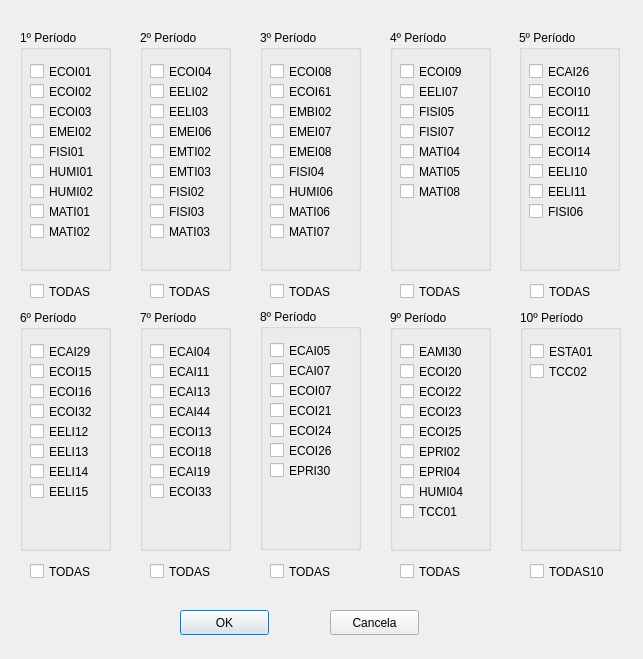
<?xml version="1.0" encoding="UTF-8"?>
<ui version="4.0">
 <class>TelaAprovadas</class>
 <widget class="QDialog" name="TelaAprovadas">
  <property name="geometry">
   <rect>
    <x>0</x>
    <y>0</y>
    <width>643</width>
    <height>659</height>
   </rect>
  </property>
  <property name="windowTitle">
   <string>Adicionar Aprovadas</string>
  </property>
  <widget class="QGroupBox" name="groupBox">
   <property name="geometry">
    <rect>
     <x>20</x>
     <y>30</y>
     <width>91</width>
     <height>241</height>
    </rect>
   </property>
   <property name="title">
    <string>1º Período</string>
   </property>
   <widget class="QCheckBox" name="checkBox">
    <property name="geometry">
     <rect>
      <x>10</x>
      <y>30</y>
      <width>92</width>
      <height>23</height>
     </rect>
    </property>
    <property name="text">
     <string>ECOI01</string>
    </property>
   </widget>
   <widget class="QCheckBox" name="checkBox_2">
    <property name="geometry">
     <rect>
      <x>10</x>
      <y>50</y>
      <width>92</width>
      <height>23</height>
     </rect>
    </property>
    <property name="text">
     <string>ECOI02</string>
    </property>
   </widget>
   <widget class="QCheckBox" name="checkBox_3">
    <property name="geometry">
     <rect>
      <x>10</x>
      <y>70</y>
      <width>92</width>
      <height>23</height>
     </rect>
    </property>
    <property name="text">
     <string>ECOI03</string>
    </property>
   </widget>
   <widget class="QCheckBox" name="checkBox_4">
    <property name="geometry">
     <rect>
      <x>10</x>
      <y>90</y>
      <width>92</width>
      <height>23</height>
     </rect>
    </property>
    <property name="text">
     <string>EMEI02</string>
    </property>
   </widget>
   <widget class="QCheckBox" name="checkBox_5">
    <property name="geometry">
     <rect>
      <x>10</x>
      <y>110</y>
      <width>92</width>
      <height>23</height>
     </rect>
    </property>
    <property name="text">
     <string>FISI01</string>
    </property>
   </widget>
   <widget class="QCheckBox" name="checkBox_6">
    <property name="geometry">
     <rect>
      <x>10</x>
      <y>130</y>
      <width>92</width>
      <height>23</height>
     </rect>
    </property>
    <property name="text">
     <string>HUMI01</string>
    </property>
   </widget>
   <widget class="QCheckBox" name="checkBox_7">
    <property name="geometry">
     <rect>
      <x>10</x>
      <y>150</y>
      <width>92</width>
      <height>23</height>
     </rect>
    </property>
    <property name="text">
     <string>HUMI02</string>
    </property>
   </widget>
   <widget class="QCheckBox" name="checkBox_8">
    <property name="geometry">
     <rect>
      <x>10</x>
      <y>170</y>
      <width>92</width>
      <height>23</height>
     </rect>
    </property>
    <property name="text">
     <string>MATI01</string>
    </property>
   </widget>
   <widget class="QCheckBox" name="checkBox_9">
    <property name="geometry">
     <rect>
      <x>10</x>
      <y>190</y>
      <width>92</width>
      <height>23</height>
     </rect>
    </property>
    <property name="text">
     <string>MATI02</string>
    </property>
   </widget>
  </widget>
  <widget class="QGroupBox" name="groupBox_2">
   <property name="geometry">
    <rect>
     <x>140</x>
     <y>30</y>
     <width>91</width>
     <height>241</height>
    </rect>
   </property>
   <property name="title">
    <string>2º Período</string>
   </property>
   <widget class="QCheckBox" name="checkBox_11">
    <property name="geometry">
     <rect>
      <x>10</x>
      <y>30</y>
      <width>92</width>
      <height>23</height>
     </rect>
    </property>
    <property name="text">
     <string>ECOI04</string>
    </property>
   </widget>
   <widget class="QCheckBox" name="checkBox_12">
    <property name="geometry">
     <rect>
      <x>10</x>
      <y>50</y>
      <width>92</width>
      <height>23</height>
     </rect>
    </property>
    <property name="text">
     <string>EELI02</string>
    </property>
   </widget>
   <widget class="QCheckBox" name="checkBox_13">
    <property name="geometry">
     <rect>
      <x>10</x>
      <y>70</y>
      <width>92</width>
      <height>23</height>
     </rect>
    </property>
    <property name="text">
     <string>EELI03</string>
    </property>
   </widget>
   <widget class="QCheckBox" name="checkBox_14">
    <property name="geometry">
     <rect>
      <x>10</x>
      <y>90</y>
      <width>92</width>
      <height>23</height>
     </rect>
    </property>
    <property name="text">
     <string>EMEI06</string>
    </property>
   </widget>
   <widget class="QCheckBox" name="checkBox_15">
    <property name="geometry">
     <rect>
      <x>10</x>
      <y>110</y>
      <width>92</width>
      <height>23</height>
     </rect>
    </property>
    <property name="text">
     <string>EMTI02</string>
    </property>
   </widget>
   <widget class="QCheckBox" name="checkBox_16">
    <property name="geometry">
     <rect>
      <x>10</x>
      <y>130</y>
      <width>92</width>
      <height>23</height>
     </rect>
    </property>
    <property name="text">
     <string>EMTI03</string>
    </property>
   </widget>
   <widget class="QCheckBox" name="checkBox_17">
    <property name="geometry">
     <rect>
      <x>10</x>
      <y>150</y>
      <width>92</width>
      <height>23</height>
     </rect>
    </property>
    <property name="text">
     <string>FISI02</string>
    </property>
   </widget>
   <widget class="QCheckBox" name="checkBox_18">
    <property name="geometry">
     <rect>
      <x>10</x>
      <y>170</y>
      <width>92</width>
      <height>23</height>
     </rect>
    </property>
    <property name="text">
     <string>FISI03</string>
    </property>
   </widget>
   <widget class="QCheckBox" name="checkBox_19">
    <property name="geometry">
     <rect>
      <x>10</x>
      <y>190</y>
      <width>92</width>
      <height>23</height>
     </rect>
    </property>
    <property name="text">
     <string>MATI03</string>
    </property>
   </widget>
  </widget>
  <widget class="QCheckBox" name="checkBox_TODAS1">
   <property name="geometry">
    <rect>
     <x>30</x>
     <y>280</y>
     <width>92</width>
     <height>23</height>
    </rect>
   </property>
   <property name="text">
    <string>TODAS</string>
   </property>
  </widget>
  <widget class="QGroupBox" name="groupBox_3">
   <property name="geometry">
    <rect>
     <x>260</x>
     <y>30</y>
     <width>101</width>
     <height>241</height>
    </rect>
   </property>
   <property name="title">
    <string>3º Período</string>
   </property>
   <widget class="QCheckBox" name="checkBox_20">
    <property name="geometry">
     <rect>
      <x>10</x>
      <y>30</y>
      <width>92</width>
      <height>23</height>
     </rect>
    </property>
    <property name="text">
     <string>ECOI08</string>
    </property>
   </widget>
   <widget class="QCheckBox" name="checkBox_21">
    <property name="geometry">
     <rect>
      <x>10</x>
      <y>50</y>
      <width>92</width>
      <height>23</height>
     </rect>
    </property>
    <property name="text">
     <string>ECOI61</string>
    </property>
   </widget>
   <widget class="QCheckBox" name="checkBox_22">
    <property name="geometry">
     <rect>
      <x>10</x>
      <y>70</y>
      <width>92</width>
      <height>23</height>
     </rect>
    </property>
    <property name="text">
     <string>EMBI02</string>
    </property>
   </widget>
   <widget class="QCheckBox" name="checkBox_23">
    <property name="geometry">
     <rect>
      <x>10</x>
      <y>90</y>
      <width>92</width>
      <height>23</height>
     </rect>
    </property>
    <property name="text">
     <string>EMEI07</string>
    </property>
   </widget>
   <widget class="QCheckBox" name="checkBox_24">
    <property name="geometry">
     <rect>
      <x>10</x>
      <y>110</y>
      <width>92</width>
      <height>23</height>
     </rect>
    </property>
    <property name="text">
     <string>EMEI08</string>
    </property>
   </widget>
   <widget class="QCheckBox" name="checkBox_25">
    <property name="geometry">
     <rect>
      <x>10</x>
      <y>130</y>
      <width>92</width>
      <height>23</height>
     </rect>
    </property>
    <property name="text">
     <string>FISI04</string>
    </property>
   </widget>
   <widget class="QCheckBox" name="checkBox_26">
    <property name="geometry">
     <rect>
      <x>10</x>
      <y>150</y>
      <width>92</width>
      <height>23</height>
     </rect>
    </property>
    <property name="text">
     <string>HUMI06</string>
    </property>
   </widget>
   <widget class="QCheckBox" name="checkBox_27">
    <property name="geometry">
     <rect>
      <x>10</x>
      <y>170</y>
      <width>92</width>
      <height>23</height>
     </rect>
    </property>
    <property name="text">
     <string>MATI06</string>
    </property>
   </widget>
   <widget class="QCheckBox" name="checkBox_28">
    <property name="geometry">
     <rect>
      <x>10</x>
      <y>190</y>
      <width>92</width>
      <height>23</height>
     </rect>
    </property>
    <property name="text">
     <string>MATI07</string>
    </property>
   </widget>
  </widget>
  <widget class="QGroupBox" name="groupBox_4">
   <property name="geometry">
    <rect>
     <x>390</x>
     <y>30</y>
     <width>101</width>
     <height>241</height>
    </rect>
   </property>
   <property name="title">
    <string>4º Período</string>
   </property>
   <widget class="QCheckBox" name="checkBox_29">
    <property name="geometry">
     <rect>
      <x>10</x>
      <y>30</y>
      <width>92</width>
      <height>23</height>
     </rect>
    </property>
    <property name="text">
     <string>ECOI09</string>
    </property>
   </widget>
   <widget class="QCheckBox" name="checkBox_30">
    <property name="geometry">
     <rect>
      <x>10</x>
      <y>50</y>
      <width>92</width>
      <height>23</height>
     </rect>
    </property>
    <property name="text">
     <string>EELI07</string>
    </property>
   </widget>
   <widget class="QCheckBox" name="checkBox_31">
    <property name="geometry">
     <rect>
      <x>10</x>
      <y>70</y>
      <width>92</width>
      <height>23</height>
     </rect>
    </property>
    <property name="text">
     <string>FISI05</string>
    </property>
   </widget>
   <widget class="QCheckBox" name="checkBox_32">
    <property name="geometry">
     <rect>
      <x>10</x>
      <y>90</y>
      <width>92</width>
      <height>23</height>
     </rect>
    </property>
    <property name="text">
     <string>FISI07</string>
    </property>
   </widget>
   <widget class="QCheckBox" name="checkBox_33">
    <property name="geometry">
     <rect>
      <x>10</x>
      <y>110</y>
      <width>92</width>
      <height>23</height>
     </rect>
    </property>
    <property name="text">
     <string>MATI04</string>
    </property>
   </widget>
   <widget class="QCheckBox" name="checkBox_34">
    <property name="geometry">
     <rect>
      <x>10</x>
      <y>130</y>
      <width>92</width>
      <height>23</height>
     </rect>
    </property>
    <property name="text">
     <string>MATI05</string>
    </property>
   </widget>
   <widget class="QCheckBox" name="checkBox_35">
    <property name="geometry">
     <rect>
      <x>10</x>
      <y>150</y>
      <width>92</width>
      <height>23</height>
     </rect>
    </property>
    <property name="text">
     <string>MATI08</string>
    </property>
   </widget>
  </widget>
  <widget class="QGroupBox" name="groupBox_5">
   <property name="geometry">
    <rect>
     <x>519</x>
     <y>30</y>
     <width>101</width>
     <height>241</height>
    </rect>
   </property>
   <property name="title">
    <string>5º Período</string>
   </property>
   <widget class="QCheckBox" name="checkBox_10">
    <property name="geometry">
     <rect>
      <x>10</x>
      <y>30</y>
      <width>92</width>
      <height>23</height>
     </rect>
    </property>
    <property name="text">
     <string>ECAI26</string>
    </property>
   </widget>
   <widget class="QCheckBox" name="checkBox_36">
    <property name="geometry">
     <rect>
      <x>10</x>
      <y>50</y>
      <width>92</width>
      <height>23</height>
     </rect>
    </property>
    <property name="text">
     <string>ECOI10</string>
    </property>
   </widget>
   <widget class="QCheckBox" name="checkBox_37">
    <property name="geometry">
     <rect>
      <x>10</x>
      <y>70</y>
      <width>92</width>
      <height>23</height>
     </rect>
    </property>
    <property name="text">
     <string>ECOI11</string>
    </property>
   </widget>
   <widget class="QCheckBox" name="checkBox_38">
    <property name="geometry">
     <rect>
      <x>10</x>
      <y>90</y>
      <width>92</width>
      <height>23</height>
     </rect>
    </property>
    <property name="text">
     <string>ECOI12</string>
    </property>
   </widget>
   <widget class="QCheckBox" name="checkBox_39">
    <property name="geometry">
     <rect>
      <x>10</x>
      <y>110</y>
      <width>92</width>
      <height>23</height>
     </rect>
    </property>
    <property name="text">
     <string>ECOI14</string>
    </property>
   </widget>
   <widget class="QCheckBox" name="checkBox_40">
    <property name="geometry">
     <rect>
      <x>10</x>
      <y>130</y>
      <width>92</width>
      <height>23</height>
     </rect>
    </property>
    <property name="text">
     <string>EELI10</string>
    </property>
   </widget>
   <widget class="QCheckBox" name="checkBox_41">
    <property name="geometry">
     <rect>
      <x>10</x>
      <y>150</y>
      <width>92</width>
      <height>23</height>
     </rect>
    </property>
    <property name="text">
     <string>EELI11</string>
    </property>
   </widget>
   <widget class="QCheckBox" name="checkBox_42">
    <property name="geometry">
     <rect>
      <x>10</x>
      <y>170</y>
      <width>92</width>
      <height>23</height>
     </rect>
    </property>
    <property name="text">
     <string>FISI06</string>
    </property>
   </widget>
  </widget>
  <widget class="QGroupBox" name="groupBox_6">
   <property name="geometry">
    <rect>
     <x>20</x>
     <y>310</y>
     <width>91</width>
     <height>241</height>
    </rect>
   </property>
   <property name="title">
    <string>6º Período</string>
   </property>
   <widget class="QCheckBox" name="checkBox_43">
    <property name="geometry">
     <rect>
      <x>10</x>
      <y>30</y>
      <width>92</width>
      <height>23</height>
     </rect>
    </property>
    <property name="text">
     <string>ECAI29</string>
    </property>
   </widget>
   <widget class="QCheckBox" name="checkBox_44">
    <property name="geometry">
     <rect>
      <x>10</x>
      <y>50</y>
      <width>92</width>
      <height>23</height>
     </rect>
    </property>
    <property name="text">
     <string>ECOI15</string>
    </property>
   </widget>
   <widget class="QCheckBox" name="checkBox_45">
    <property name="geometry">
     <rect>
      <x>10</x>
      <y>70</y>
      <width>92</width>
      <height>23</height>
     </rect>
    </property>
    <property name="text">
     <string>ECOI16</string>
    </property>
   </widget>
   <widget class="QCheckBox" name="checkBox_46">
    <property name="geometry">
     <rect>
      <x>10</x>
      <y>90</y>
      <width>92</width>
      <height>23</height>
     </rect>
    </property>
    <property name="text">
     <string>ECOI32</string>
    </property>
   </widget>
   <widget class="QCheckBox" name="checkBox_47">
    <property name="geometry">
     <rect>
      <x>10</x>
      <y>110</y>
      <width>92</width>
      <height>23</height>
     </rect>
    </property>
    <property name="text">
     <string>EELI12</string>
    </property>
   </widget>
   <widget class="QCheckBox" name="checkBox_48">
    <property name="geometry">
     <rect>
      <x>10</x>
      <y>130</y>
      <width>92</width>
      <height>23</height>
     </rect>
    </property>
    <property name="text">
     <string>EELI13</string>
    </property>
   </widget>
   <widget class="QCheckBox" name="checkBox_49">
    <property name="geometry">
     <rect>
      <x>10</x>
      <y>150</y>
      <width>92</width>
      <height>23</height>
     </rect>
    </property>
    <property name="text">
     <string>EELI14</string>
    </property>
   </widget>
   <widget class="QCheckBox" name="checkBox_50">
    <property name="geometry">
     <rect>
      <x>10</x>
      <y>170</y>
      <width>92</width>
      <height>23</height>
     </rect>
    </property>
    <property name="text">
     <string>EELI15</string>
    </property>
   </widget>
  </widget>
  <widget class="QPushButton" name="pushButton_OK">
   <property name="geometry">
    <rect>
     <x>180</x>
     <y>610</y>
     <width>89</width>
     <height>25</height>
    </rect>
   </property>
   <property name="text">
    <string>OK</string>
   </property>
  </widget>
  <widget class="QPushButton" name="pushButton_CANCELA">
   <property name="geometry">
    <rect>
     <x>330</x>
     <y>610</y>
     <width>89</width>
     <height>25</height>
    </rect>
   </property>
   <property name="text">
    <string>Cancela</string>
   </property>
  </widget>
  <widget class="QGroupBox" name="groupBox_7">
   <property name="geometry">
    <rect>
     <x>140</x>
     <y>310</y>
     <width>91</width>
     <height>241</height>
    </rect>
   </property>
   <property name="title">
    <string>7º Período</string>
   </property>
   <widget class="QCheckBox" name="checkBox_51">
    <property name="geometry">
     <rect>
      <x>10</x>
      <y>30</y>
      <width>92</width>
      <height>23</height>
     </rect>
    </property>
    <property name="text">
     <string>ECAI04</string>
    </property>
   </widget>
   <widget class="QCheckBox" name="checkBox_52">
    <property name="geometry">
     <rect>
      <x>10</x>
      <y>50</y>
      <width>92</width>
      <height>23</height>
     </rect>
    </property>
    <property name="text">
     <string>ECAI11</string>
    </property>
   </widget>
   <widget class="QCheckBox" name="checkBox_53">
    <property name="geometry">
     <rect>
      <x>10</x>
      <y>70</y>
      <width>92</width>
      <height>23</height>
     </rect>
    </property>
    <property name="text">
     <string>ECAI13</string>
    </property>
   </widget>
   <widget class="QCheckBox" name="checkBox_54">
    <property name="geometry">
     <rect>
      <x>10</x>
      <y>90</y>
      <width>92</width>
      <height>23</height>
     </rect>
    </property>
    <property name="text">
     <string>ECAI44</string>
    </property>
   </widget>
   <widget class="QCheckBox" name="checkBox_55">
    <property name="geometry">
     <rect>
      <x>10</x>
      <y>110</y>
      <width>92</width>
      <height>23</height>
     </rect>
    </property>
    <property name="text">
     <string>ECOI13</string>
    </property>
   </widget>
   <widget class="QCheckBox" name="checkBox_56">
    <property name="geometry">
     <rect>
      <x>10</x>
      <y>130</y>
      <width>92</width>
      <height>23</height>
     </rect>
    </property>
    <property name="text">
     <string>ECOI18</string>
    </property>
   </widget>
   <widget class="QCheckBox" name="checkBox_57">
    <property name="geometry">
     <rect>
      <x>10</x>
      <y>150</y>
      <width>92</width>
      <height>23</height>
     </rect>
    </property>
    <property name="text">
     <string>ECAI19</string>
    </property>
   </widget>
   <widget class="QCheckBox" name="checkBox_58">
    <property name="geometry">
     <rect>
      <x>10</x>
      <y>170</y>
      <width>92</width>
      <height>23</height>
     </rect>
    </property>
    <property name="text">
     <string>ECOI33</string>
    </property>
   </widget>
  </widget>
  <widget class="QGroupBox" name="groupBox_8">
   <property name="geometry">
    <rect>
     <x>260</x>
     <y>309</y>
     <width>101</width>
     <height>241</height>
    </rect>
   </property>
   <property name="title">
    <string>8º Período</string>
   </property>
   <widget class="QCheckBox" name="checkBox_59">
    <property name="geometry">
     <rect>
      <x>10</x>
      <y>30</y>
      <width>92</width>
      <height>23</height>
     </rect>
    </property>
    <property name="text">
     <string>ECAI05</string>
    </property>
   </widget>
   <widget class="QCheckBox" name="checkBox_60">
    <property name="geometry">
     <rect>
      <x>10</x>
      <y>50</y>
      <width>92</width>
      <height>23</height>
     </rect>
    </property>
    <property name="text">
     <string>ECAI07</string>
    </property>
   </widget>
   <widget class="QCheckBox" name="checkBox_61">
    <property name="geometry">
     <rect>
      <x>10</x>
      <y>70</y>
      <width>92</width>
      <height>23</height>
     </rect>
    </property>
    <property name="text">
     <string>ECOI07</string>
    </property>
   </widget>
   <widget class="QCheckBox" name="checkBox_62">
    <property name="geometry">
     <rect>
      <x>10</x>
      <y>90</y>
      <width>92</width>
      <height>23</height>
     </rect>
    </property>
    <property name="text">
     <string>ECOI21</string>
    </property>
   </widget>
   <widget class="QCheckBox" name="checkBox_63">
    <property name="geometry">
     <rect>
      <x>10</x>
      <y>110</y>
      <width>92</width>
      <height>23</height>
     </rect>
    </property>
    <property name="text">
     <string>ECOI24</string>
    </property>
   </widget>
   <widget class="QCheckBox" name="checkBox_64">
    <property name="geometry">
     <rect>
      <x>10</x>
      <y>130</y>
      <width>92</width>
      <height>23</height>
     </rect>
    </property>
    <property name="text">
     <string>ECOI26</string>
    </property>
   </widget>
   <widget class="QCheckBox" name="checkBox_65">
    <property name="geometry">
     <rect>
      <x>10</x>
      <y>150</y>
      <width>92</width>
      <height>23</height>
     </rect>
    </property>
    <property name="text">
     <string>EPRI30</string>
    </property>
   </widget>
  </widget>
  <widget class="QGroupBox" name="groupBox_9">
   <property name="geometry">
    <rect>
     <x>390</x>
     <y>310</y>
     <width>101</width>
     <height>241</height>
    </rect>
   </property>
   <property name="title">
    <string>9º Período</string>
   </property>
   <widget class="QCheckBox" name="checkBox_66">
    <property name="geometry">
     <rect>
      <x>10</x>
      <y>30</y>
      <width>92</width>
      <height>23</height>
     </rect>
    </property>
    <property name="text">
     <string>EAMI30</string>
    </property>
   </widget>
   <widget class="QCheckBox" name="checkBox_67">
    <property name="geometry">
     <rect>
      <x>10</x>
      <y>50</y>
      <width>92</width>
      <height>23</height>
     </rect>
    </property>
    <property name="text">
     <string>ECOI20</string>
    </property>
   </widget>
   <widget class="QCheckBox" name="checkBox_68">
    <property name="geometry">
     <rect>
      <x>10</x>
      <y>70</y>
      <width>92</width>
      <height>23</height>
     </rect>
    </property>
    <property name="text">
     <string>ECOI22</string>
    </property>
   </widget>
   <widget class="QCheckBox" name="checkBox_69">
    <property name="geometry">
     <rect>
      <x>10</x>
      <y>90</y>
      <width>92</width>
      <height>23</height>
     </rect>
    </property>
    <property name="text">
     <string>ECOI23</string>
    </property>
   </widget>
   <widget class="QCheckBox" name="checkBox_70">
    <property name="geometry">
     <rect>
      <x>10</x>
      <y>110</y>
      <width>92</width>
      <height>23</height>
     </rect>
    </property>
    <property name="text">
     <string>ECOI25</string>
    </property>
   </widget>
   <widget class="QCheckBox" name="checkBox_71">
    <property name="geometry">
     <rect>
      <x>10</x>
      <y>130</y>
      <width>92</width>
      <height>23</height>
     </rect>
    </property>
    <property name="text">
     <string>EPRI02</string>
    </property>
   </widget>
   <widget class="QCheckBox" name="checkBox_72">
    <property name="geometry">
     <rect>
      <x>10</x>
      <y>150</y>
      <width>92</width>
      <height>23</height>
     </rect>
    </property>
    <property name="text">
     <string>EPRI04</string>
    </property>
   </widget>
   <widget class="QCheckBox" name="checkBox_73">
    <property name="geometry">
     <rect>
      <x>10</x>
      <y>170</y>
      <width>92</width>
      <height>23</height>
     </rect>
    </property>
    <property name="text">
     <string>HUMI04</string>
    </property>
   </widget>
   <widget class="QCheckBox" name="checkBox_74">
    <property name="geometry">
     <rect>
      <x>10</x>
      <y>190</y>
      <width>92</width>
      <height>23</height>
     </rect>
    </property>
    <property name="text">
     <string>TCC01</string>
    </property>
   </widget>
  </widget>
  <widget class="QGroupBox" name="groupBox_10">
   <property name="geometry">
    <rect>
     <x>520</x>
     <y>310</y>
     <width>101</width>
     <height>241</height>
    </rect>
   </property>
   <property name="title">
    <string>10º Período</string>
   </property>
   <widget class="QCheckBox" name="checkBox_75">
    <property name="geometry">
     <rect>
      <x>10</x>
      <y>30</y>
      <width>92</width>
      <height>23</height>
     </rect>
    </property>
    <property name="text">
     <string>ESTA01</string>
    </property>
   </widget>
   <widget class="QCheckBox" name="checkBox_76">
    <property name="geometry">
     <rect>
      <x>10</x>
      <y>50</y>
      <width>92</width>
      <height>23</height>
     </rect>
    </property>
    <property name="text">
     <string>TCC02</string>
    </property>
   </widget>
  </widget>
  <widget class="QCheckBox" name="checkBox_TODAS2">
   <property name="geometry">
    <rect>
     <x>150</x>
     <y>280</y>
     <width>92</width>
     <height>23</height>
    </rect>
   </property>
   <property name="text">
    <string>TODAS</string>
   </property>
  </widget>
  <widget class="QCheckBox" name="checkBox_TODAS3">
   <property name="geometry">
    <rect>
     <x>270</x>
     <y>280</y>
     <width>92</width>
     <height>23</height>
    </rect>
   </property>
   <property name="text">
    <string>TODAS</string>
   </property>
  </widget>
  <widget class="QCheckBox" name="checkBox_TODAS4">
   <property name="geometry">
    <rect>
     <x>400</x>
     <y>280</y>
     <width>92</width>
     <height>23</height>
    </rect>
   </property>
   <property name="text">
    <string>TODAS</string>
   </property>
  </widget>
  <widget class="QCheckBox" name="checkBox_TODAS5">
   <property name="geometry">
    <rect>
     <x>530</x>
     <y>280</y>
     <width>92</width>
     <height>23</height>
    </rect>
   </property>
   <property name="text">
    <string>TODAS</string>
   </property>
  </widget>
  <widget class="QCheckBox" name="checkBox_TODAS6">
   <property name="geometry">
    <rect>
     <x>30</x>
     <y>560</y>
     <width>92</width>
     <height>23</height>
    </rect>
   </property>
   <property name="text">
    <string>TODAS</string>
   </property>
  </widget>
  <widget class="QCheckBox" name="checkBox_TODAS7">
   <property name="geometry">
    <rect>
     <x>150</x>
     <y>560</y>
     <width>92</width>
     <height>23</height>
    </rect>
   </property>
   <property name="text">
    <string>TODAS</string>
   </property>
  </widget>
  <widget class="QCheckBox" name="checkBox_TODAS8">
   <property name="geometry">
    <rect>
     <x>270</x>
     <y>560</y>
     <width>92</width>
     <height>23</height>
    </rect>
   </property>
   <property name="text">
    <string>TODAS</string>
   </property>
  </widget>
  <widget class="QCheckBox" name="checkBox_TODAS9">
   <property name="geometry">
    <rect>
     <x>400</x>
     <y>560</y>
     <width>92</width>
     <height>23</height>
    </rect>
   </property>
   <property name="text">
    <string>TODAS</string>
   </property>
  </widget>
  <widget class="QCheckBox" name="checkBox_TODAS10">
   <property name="geometry">
    <rect>
     <x>530</x>
     <y>560</y>
     <width>92</width>
     <height>23</height>
    </rect>
   </property>
   <property name="text">
    <string>TODAS10</string>
   </property>
  </widget>
 </widget>
 <resources/>
 <connections/>
</ui>
